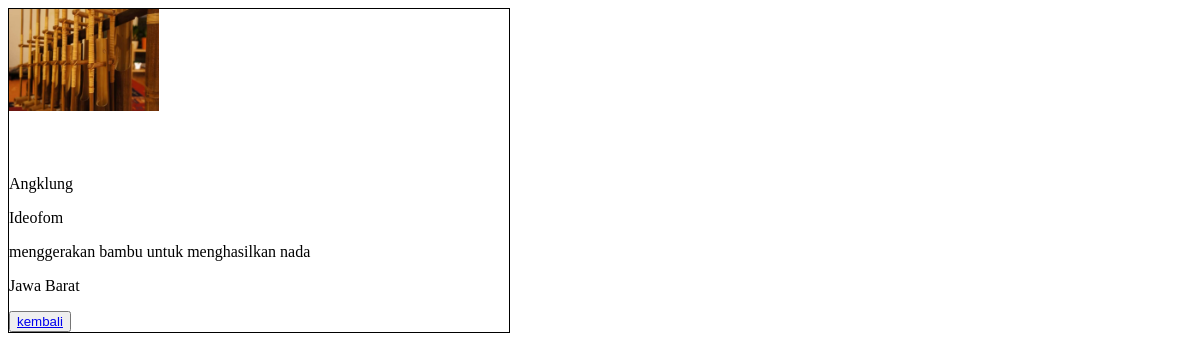
/Latihan6a/php/detail.php?id=2, run on the app's committed database.
### tables this page shows
CREATE TABLE `alatmusik` (
  `id` int(11) NOT NULL,
  `Foto` varchar(100) NOT NULL,
  `Nama` varchar(20) NOT NULL,
  `JenisBunyi` varchar(100) NOT NULL,
  `Cara_main` varchar(100) NOT NULL,
  `Asal` varchar(20) NOT NULL
);

### Latihan6a/php/functions.php (called while the page is built)
<?php
	function koneksi(){
		$conn = mysqli_connect("localhost", "root", "") or die ("koneksi ke DB gagal");
		mysqli_select_db($conn, "pw_193040139") or die ("Database salah!");
		return $conn;
	}
function query($sql){
	$conn = koneksi();
	$result = mysqli_query($conn , "$sql");
	$rows = [];
	while ($row = mysqli_fetch_assoc($result)) {
		$rows[] = $row;
	}
	return $rows;
}
 ?>

### Latihan6a/php/detail.php (the view, shortened to what this page needs)
<?php
require '../php/functions.php';
$id = $_GET['id'];
$alatmusik = query("SELECT * FROM alatmusik WHERE id = $id")[0];
?>
<!DOCTYPE html>
<html>
<head>
	<link rel="stylesheet" href="../../css/style.css">
</head>
<body>
	<div class="container">
		<div class="gambar">
			<img src="../assets/img/<?=$alatmusik["Foto"]; ?>" alt="" style="width: 150px;">
		</div>
		<div class="keterangan">
		<p><?= $alatmusik["Nama"];?></p>
		<p><?= $alatmusik["JenisBunyi"]; ?></p>
		<p><?= $alatmusik["Cara_main"]; ?></p>
		<p><?= $alatmusik["Asal"] ;?></p>
		</div>
		<button class="tombol_kembali"><a href="../php/index.php">kembali</a></button>
	</div>
</body>
</html>

### Latihan6a/css/style.css (style rules this page uses)
.container { width: 500px; border: 1px solid; }
.gambar { height: 150px; width: 150px; }
img { width: 150px; }
.keterangan { text-align: left; color: black; }
.tombol_kembali { position: left; }

### data on the page
alatmusik: Foto (picture), Nama "Angklung", JenisBunyi "Ideofom", Cara_main "menggerakan bambu untuk menghasilkan nada", Asal "Jawa Barat"
